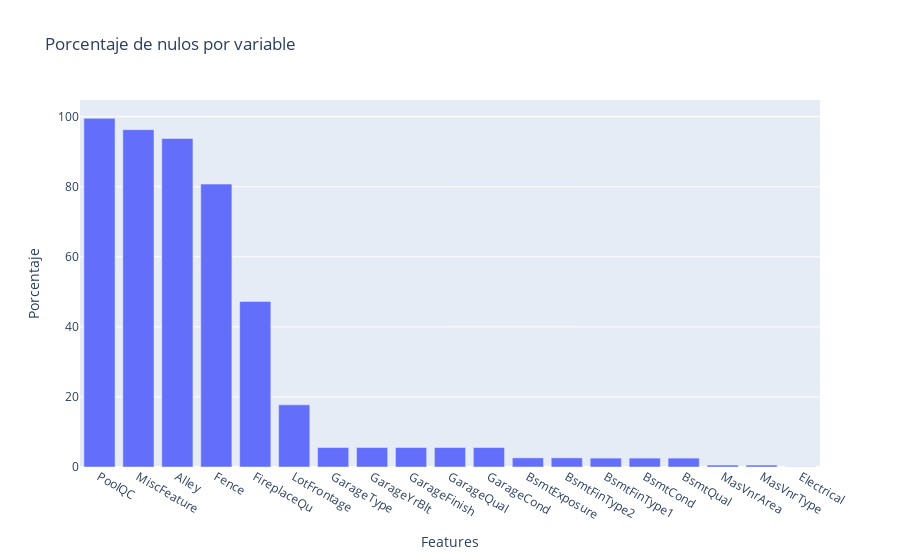

Notebook code cell kept with this figure:
### Markdown cell above
#### Deletion 🪄
Una de las primeras técnicas para lidiar con los datos faltantes es **Deletion** y tal como el nombre lo dice este tipo de tratamiento tiene como objetivo eliminar la columna (**column deletion**) o la fila que presenta problemas (**row deletion**). 

>Nota❗: El beneficio de esta técnica es que es muy fácil de aplicar y no necesitas más que numpy o pandas para aplicar la eliminación. Sin embargo, estos métodos generan una pérdida de datos y potencialmente aumento en el sesgo de los modelos (👀 OJO: esto depende mucho del caso de estudio)

Para el caso de **Column Deletion** este se aplica cuando una columna tiene un alto porcentaje de datos nulos. Una buena practica es eliminar aquellas columnas que poseen un porcentaje de nulos mayores a 80%.

### Code cell
# Column Deletion
# Comenzamos contando la cantidad de nulos
features_nulls = df.isna().sum(axis=0)*100/df.shape[0] # calculamos el porcentaje por columna
features_nulls = features_nulls[features_nulls>0].sort_values(ascending=False) # obtenemos solo las var. mayor a 0

# Plot
fig = px.bar(features_nulls, 
       title='Porcentaje de nulos por variable') # Gráficamos
fig.update_layout(
    xaxis_title='Features',
    yaxis_title='Porcentaje',
    showlegend=False
                 )

### Figure 1 — Plotly figure (JSON) as saved in the notebook; plotly's stock layout.template omitted (floating-point values rounded to 4 significant figures)
{"data": [{"alignmentgroup": "True", "hovertemplate": "variable=0<br>index=%{x}<br>value=%{y}<extra></extra>", "legendgroup": "0", "marker": {"color": "#636efa", "pattern": {"shape": ""}}, "name": "0", "offsetgroup": "0", "orientation": "v", "showlegend": true, "textposition": "auto", "type": "bar", "x": ["PoolQC", "MiscFeature", "Alley", "Fence", "FireplaceQu", "LotFrontage", "GarageType", "GarageYrBlt", "GarageFinish", "GarageQual", "GarageCond", "BsmtExposure", "BsmtFinType2", "BsmtFinType1", "BsmtCond", "BsmtQual", "MasVnrArea", "MasVnrType", "Electrical"], "xaxis": "x", "y": [99.52, 96.3, 93.77, 80.75, 47.26, 17.74, 5.548, 5.548, 5.548, 5.548, 5.548, 2.603, 2.603, 2.534, 2.534, 2.534, 0.5479, 0.5479, 0.06849], "yaxis": "y"}], "layout": {"barmode": "relative", "legend": {"title": {"text": "variable"}, "tracegroupgap": 0}, "showlegend": false, "title": {"text": "Porcentaje de nulos por variable"}, "xaxis": {"anchor": "y", "domain": [0, 1], "title": {"text": "Features"}}, "yaxis": {"anchor": "x", "domain": [0, 1], "title": {"text": "Porcentaje"}}}}
